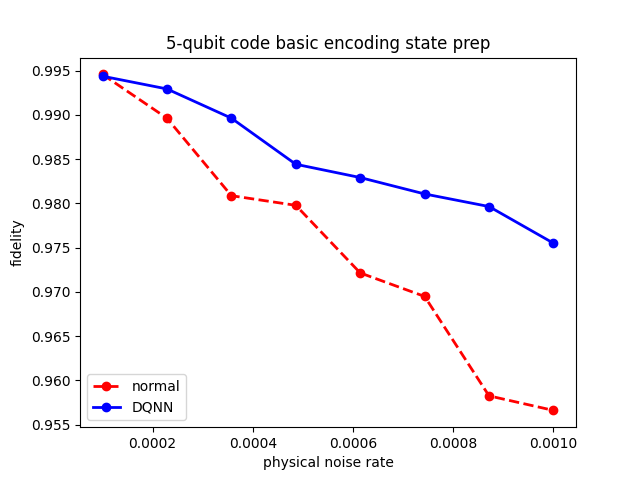

Recreate this plot in Python.
# -*- coding: utf-8 -*-
"""
Created on Fri Jan 12 09:55:03 2024

@author: q999s
"""

'''
Exam11:
    后端：aer_simulator模拟
    噪声：退极化噪声模型(包括门及测量)
    电路：
        1. (5-qubit 纠错码制备及纠错过程) + ([4,1,4]有噪声训练 DQNN辅助态制备) 
             + (已训练的RealAmplitudes regular term)
        2. (5-qubit 纠错码制备及纠错过程) + 有纠错cat state制备电路
    目的：相比传统带纠正意义的cat state，体现DQNN辅助态的优势（保真度，逻辑错误率）
    输出：实验图片
    结果分析：在这种公平环境下，给出的结果分析具有明显差异性
    备注：五量子比特纠错码编码电路及纠错码来自于Stac软件包生成
'''
from qiskit import QuantumCircuit, QuantumRegister, ClassicalRegister
from qiskit import Aer
from qiskit.quantum_info import Statevector
from UserDefined_noise_model import depo_err_model
from qiskit import execute
from tools import count_leftmost_bits_percentage
import matplotlib.pyplot as plt
import numpy as np
import math

def Encoding():
    # Build a Encoding-circuit
    q_in = QuantumRegister(5)
    circ = QuantumCircuit(q_in, name='Encoding')
    
    circ.h(q_in[0])
    circ.cz(q_in[0],q_in[1])
    circ.cz(q_in[0],q_in[3])
    circ.cx(q_in[0],q_in[4])
    circ.cz(q_in[0],q_in[4])
    
    circ.h(q_in[1])
    circ.cz(q_in[1],q_in[2])
    circ.cz(q_in[1],q_in[3])
    circ.cx(q_in[1],q_in[4])    
    
    circ.h(q_in[2])
    circ.cz(q_in[2],q_in[0])
    circ.cz(q_in[2],q_in[1])
    circ.cx(q_in[2],q_in[4]) 
    
    circ.h(q_in[3])
    circ.cz(q_in[3],q_in[0])
    circ.cz(q_in[3],q_in[2])
    circ.cx(q_in[3],q_in[4])  
    circ.cz(q_in[3],q_in[4])
    
    qc_instru = circ.to_instruction()
    
    return qc_instru

def DQNN_cat_state():
    # 需要配备5个量子比特
    matrix_list = np.load("Noise_training_network.npz")
    # load DQNN model
    weight_mat = list(matrix_list.values())
    q_in = QuantumRegister(4)
    q_hidden = QuantumRegister(1)
    c_in = ClassicalRegister(4)
    c_hidden = ClassicalRegister(1)
    
    circ = QuantumCircuit(q_in, q_hidden, c_in, c_hidden,name='DQNN_cat')
    # 第一层计算
    # 直接制备cat state
    circ.h(q_in[0])
    circ.cx(q_in[0],q_in[1])
    circ.cx(q_in[0],q_in[2])
    circ.cx(q_in[0],q_in[3])  
    # 施加当前权重矩阵
    circ.unitary(weight_mat[0],[q_hidden[0], q_in[0],q_in[1],q_in[2],q_in[3]])
    # 测量去除前一层    
    circ.measure(q_in,c_in)
    circ.reset(q_in)   
    # 第二层计算
    circ.unitary(weight_mat[1], [q_in[0],q_in[1],q_in[2],q_in[3], q_hidden[0]])
    circ.unitary(weight_mat[2], [q_in[0],q_in[1],q_in[2],q_in[3], q_hidden[0]])
    circ.unitary(weight_mat[3], [q_in[0],q_in[1],q_in[2],q_in[3], q_hidden[0]])
    circ.unitary(weight_mat[4], [q_in[0],q_in[1],q_in[2],q_in[3], q_hidden[0]])

    # 测量去除前一层
    circ.measure(q_hidden[0],c_hidden)
    
    circ_instru = circ.to_instruction()
    
    return circ_instru

def cat_state():
    q_in = QuantumRegister(7)
    syn = ClassicalRegister(3)
    circ = QuantumCircuit(q_in, syn, name='cat')
    # 直接制备cat state
    circ.h(q_in[0])
    circ.cx(q_in[0],q_in[1])
    circ.cx(q_in[0],q_in[2])
    circ.cx(q_in[0],q_in[3]) 
    
    #对该cat使用非容错稳定子测量
    circ.cx(q_in[0],q_in[4])
    circ.cx(q_in[1],q_in[4])
    
    circ.cx(q_in[0],q_in[5])
    circ.cx(q_in[2],q_in[5])
    
    circ.cx(q_in[0],q_in[6])
    circ.cx(q_in[3],q_in[6])
    
    circ.measure([q_in[4],q_in[5],q_in[6]], syn)
    for i in [4,5,6]:
        circ.reset(q_in[i])
        
    with circ.switch(syn) as case:
        # X-error
        with case(7):
            circ.x(q_in[0])
        with case(1):
            circ.x(q_in[1])
        with case(2):
            circ.x(q_in[2])
        with case(4):
            circ.x(q_in[3]) 
            
    circ_instru = circ.to_instruction()
    
    return circ_instru

def cat_state_measure():
    q_in = QuantumRegister(4)
    syn = ClassicalRegister(1)
    circ = QuantumCircuit(q_in,syn,name='cat')
    # 还原cat state
    circ.cx(q_in[0],q_in[3]) 
    circ.cx(q_in[0],q_in[2])
    circ.cx(q_in[0],q_in[1])
    circ.h(q_in[0])
    
    circ.measure(q_in[0], syn)
    for i in range(4):
        circ.reset(q_in[i])
    
    circ_instru = circ.to_instruction()
    
    return circ_instru

def ideal_output():
    s_in = Statevector.from_label('00000')
    Encoding_circ = Encoding()
    
    q_in = QuantumRegister(5)
    circ = QuantumCircuit(q_in)
    circ.append(Encoding_circ, q_in) 
    
    s_out = s_in.evolve(circ).probabilities()
    target_s = [np.abs(math.sqrt(item)) for item in s_out]
    
    return target_s
      
def syndrome_measure_cat(err_list):
    
    q_in = QuantumRegister(12)
    temp1 = ClassicalRegister(3)
    temp2 = ClassicalRegister(3)
    temp3 = ClassicalRegister(3)
    temp4 = ClassicalRegister(3)
    
    syn = ClassicalRegister(4)
    
    final = ClassicalRegister(5)
    circ = QuantumCircuit(q_in, temp1, temp2, temp3, temp4,
                          syn, final, name='syndrome_cat')
    Encoding_circ = Encoding()
    syn_measure = cat_state_measure()
    # 编码过程
    circ.append(Encoding_circ,q_in[0:5])
    
    # 稳定子测量
    # X0Z1Z2X3
    circ.h(q_in[5])
    circ.cx(q_in[5],q_in[6])
    circ.cx(q_in[5],q_in[7])
    circ.cx(q_in[5],q_in[8]) 
    
    #对该cat使用非容错稳定子测量
    circ.cx(q_in[5],q_in[9])
    circ.cx(q_in[6],q_in[9])
    
    circ.cx(q_in[5],q_in[10])
    circ.cx(q_in[7],q_in[10])
    
    circ.cx(q_in[5],q_in[11])
    circ.cx(q_in[8],q_in[11])
    
    circ.measure([q_in[9],q_in[10],q_in[11]], temp1)
    for i in [9,10,11]:
        circ.reset(q_in[i])
        
    with circ.switch(temp1) as case:
        # X-error
        with case(7):
            circ.x(q_in[5])
        with case(1):
            circ.x(q_in[6])
        with case(2):
            circ.x(q_in[7])
        with case(4):
            circ.x(q_in[8]) 
            
    circ.cx(q_in[5], q_in[0])
    circ.cz(q_in[6], q_in[1])
    circ.cz(q_in[7], q_in[2])
    circ.cx(q_in[8], q_in[3])
    circ.append(syn_measure,q_in[5:9],[syn[0]])
    
    # X1Z2Z3X4
    circ.h(q_in[5])
    circ.cx(q_in[5],q_in[6])
    circ.cx(q_in[5],q_in[7])
    circ.cx(q_in[5],q_in[8]) 
    
    #对该cat使用非容错稳定子测量
    circ.cx(q_in[5],q_in[9])
    circ.cx(q_in[6],q_in[9])
    
    circ.cx(q_in[5],q_in[10])
    circ.cx(q_in[7],q_in[10])
    
    circ.cx(q_in[5],q_in[11])
    circ.cx(q_in[8],q_in[11])
    
    circ.measure([q_in[9],q_in[10],q_in[11]], temp2)
    for i in [9,10,11]:
        circ.reset(q_in[i])
        
    with circ.switch(temp1) as case:
        # X-error
        with case(7):
            circ.x(q_in[5])
        with case(1):
            circ.x(q_in[6])
        with case(2):
            circ.x(q_in[7])
        with case(4):
            circ.x(q_in[8]) 
            
    circ.cx(q_in[5], q_in[1])
    circ.cz(q_in[6], q_in[2])
    circ.cz(q_in[7], q_in[3])
    circ.cx(q_in[8], q_in[4])
    circ.append(syn_measure,q_in[5:9],[syn[1]])

    # X0X2Z3Z4
    circ.h(q_in[5])
    circ.cx(q_in[5],q_in[6])
    circ.cx(q_in[5],q_in[7])
    circ.cx(q_in[5],q_in[8]) 
    
    #对该cat使用非容错稳定子测量
    circ.cx(q_in[5],q_in[9])
    circ.cx(q_in[6],q_in[9])
    
    circ.cx(q_in[5],q_in[10])
    circ.cx(q_in[7],q_in[10])
    
    circ.cx(q_in[5],q_in[11])
    circ.cx(q_in[8],q_in[11])
    
    circ.measure([q_in[9],q_in[10],q_in[11]], temp3)
    for i in [9,10,11]:
        circ.reset(q_in[i])
        
    with circ.switch(temp1) as case:
        # X-error
        with case(7):
            circ.x(q_in[5])
        with case(1):
            circ.x(q_in[6])
        with case(2):
            circ.x(q_in[7])
        with case(4):
            circ.x(q_in[8]) 
            
    circ.cx(q_in[5], q_in[0])
    circ.cx(q_in[6], q_in[2])
    circ.cz(q_in[7], q_in[3])
    circ.cz(q_in[8], q_in[4])
    circ.append(syn_measure,q_in[5:9],[syn[2]])
    
    # Z0X1X3Z4
    circ.h(q_in[5])
    circ.cx(q_in[5],q_in[6])
    circ.cx(q_in[5],q_in[7])
    circ.cx(q_in[5],q_in[8]) 
    
    #对该cat使用非容错稳定子测量
    circ.cx(q_in[5],q_in[9])
    circ.cx(q_in[6],q_in[9])
    
    circ.cx(q_in[5],q_in[10])
    circ.cx(q_in[7],q_in[10])
    
    circ.cx(q_in[5],q_in[11])
    circ.cx(q_in[8],q_in[11])
    
    circ.measure([q_in[9],q_in[10],q_in[11]], temp4)
    for i in [9,10,11]:
        circ.reset(q_in[i])
        
    with circ.switch(temp1) as case:
        # X-error
        with case(7):
            circ.x(q_in[5])
        with case(1):
            circ.x(q_in[6])
        with case(2):
            circ.x(q_in[7])
        with case(4):
            circ.x(q_in[8]) 
            
    circ.cz(q_in[5], q_in[0])
    circ.cx(q_in[6], q_in[1])
    circ.cx(q_in[7], q_in[3])
    circ.cz(q_in[8], q_in[4])
    circ.append(syn_measure,q_in[5:9],[syn[3]])
    
    # Match Decoding process
    with circ.switch(syn) as case:
        # X-error
        with case(8):
            circ.x(q_in[0])
        with case(1):
            circ.x(q_in[1])
        with case(3):
            circ.x(q_in[2])
        with case(6):
            circ.x(q_in[3])            
        with case(12):
            circ.x(q_in[4])
        # Z-error
        with case(5):
            circ.z(q_in[0])
        with case(10):
            circ.z(q_in[1])
        with case(4):
            circ.z(q_in[2])
        with case(9):
            circ.z(q_in[3])            
        with case(2):
            circ.z(q_in[4])
        # Y-error
        with case(13):
            circ.z(q_in[0])
        with case(11):
            circ.z(q_in[1])
        with case(7):
            circ.z(q_in[2])
        with case(15):
            circ.z(q_in[3])            
        with case(14):
            circ.z(q_in[4])
        with case(case.DEFAULT):
            circ.id(q_in[0])   
                      
    circ.measure(q_in[0:5], final)
    
    fidelity = []
    # 单轮纠错，开始执行电路
    for err in err_list:
        noise_model, _ = depo_err_model(err,1)
        counts = execute(circ, Aer.get_backend('aer_simulator'), 
                      noise_model=noise_model,shots = 8192).result().get_counts()
        # 
        output_s = count_leftmost_bits_percentage(counts) 
        ideal_s = ideal_output()
        res = np.inner(output_s, ideal_s)**2 
        fidelity.append(res)
        
    return fidelity

def syndrome_measure_DQNN_cat(err_list):
    
    q_in = QuantumRegister(11)
    temp = ClassicalRegister(20)
    syn1 = ClassicalRegister(4)
    syn2 = ClassicalRegister(4)
    syn3 = ClassicalRegister(4)
    syn4 = ClassicalRegister(4)
    syn = ClassicalRegister(4)
    final = ClassicalRegister(5)
    circ = QuantumCircuit(q_in, temp, syn1, syn2, syn3, syn4, 
                          syn, final, name='syndrome_cat')
    Encoding_circ = Encoding()
    anci_prep = DQNN_cat_state()
    
    # 编码过程
    circ.append(Encoding_circ,q_in[0:5])
    
    # 稳定子测量
    # X0Z1Z2X3
    circ.append(anci_prep,q_in[5:10],temp[0:5])
    circ.cx(q_in[5], q_in[0])
    circ.cz(q_in[6], q_in[1])
    circ.cz(q_in[7], q_in[2])
    circ.cx(q_in[8], q_in[3])
    circ.measure(q_in[5:9], syn1)
    for i in [5,6,7,8,9]:
        circ.reset(q_in[i])
    
    # X1Z2Z3X4
    circ.append(anci_prep,q_in[5:10],temp[5:10])
    circ.cx(q_in[5], q_in[1])
    circ.cz(q_in[6], q_in[2])
    circ.cz(q_in[7], q_in[3])
    circ.cx(q_in[8], q_in[4])
    circ.measure(q_in[5:9], syn1)
    for i in [5,6,7,8,9]:
        circ.reset(q_in[i])
        
    # X0X2Z3Z4
    circ.append(anci_prep,q_in[5:10],temp[10:15])
    circ.cx(q_in[5], q_in[0])
    circ.cx(q_in[6], q_in[2])
    circ.cz(q_in[7], q_in[3])
    circ.cz(q_in[8], q_in[4])
    circ.measure(q_in[5:9], syn1)
    for i in [5,6,7,8,9]:
        circ.reset(q_in[i])
        
    # Z0X1X3Z4
    circ.append(anci_prep,q_in[5:10],temp[15:20])
    circ.cz(q_in[5], q_in[0])
    circ.cx(q_in[6], q_in[1])
    circ.cx(q_in[7], q_in[3])
    circ.cz(q_in[8], q_in[4])
    circ.measure(q_in[5:9], syn1)
    for i in [5,6,7,8,9]:
        circ.reset(q_in[i])
   
    # 记录测量结果
    with circ.switch(syn1) as case:
        with case(1,2,4,8):
            circ.x(q_in[5])
        with case(7,11,13,14):
            circ.x(q_in[5])
        with case(case.DEFAULT):
            circ.id(q_in[5])

    with circ.switch(syn2) as case:
        with case(1,2,4,8):
            circ.x(q_in[6])
        with case(7,11,13,14):
            circ.x(q_in[6])
        with case(case.DEFAULT):
            circ.id(q_in[6])

    with circ.switch(syn3) as case:
        with case(1,2,4,8):
            circ.x(q_in[7])
        with case(7,11,13,14):
            circ.x(q_in[7])
        with case(case.DEFAULT):
            circ.id(q_in[7])

    with circ.switch(syn4) as case:
        with case(1,2,4,8):
            circ.x(q_in[8])
        with case(7,11,13,14):
            circ.x(q_in[8])
        with case(case.DEFAULT):
            circ.id(q_in[8])  
            
    circ.measure([q_in[5], q_in[6],q_in[7],q_in[8]], syn)
    
    # Match Decoding process
    with circ.switch(syn) as case:
        # X-error
        with case(8):
            circ.x(q_in[0])
        with case(1):
            circ.x(q_in[1])
        with case(3):
            circ.x(q_in[2])
        with case(6):
            circ.x(q_in[3])            
        with case(12):
            circ.x(q_in[4])
        # Z-error
        with case(5):
            circ.z(q_in[0])
        with case(10):
            circ.z(q_in[1])
        with case(4):
            circ.z(q_in[2])
        with case(9):
            circ.z(q_in[3])            
        with case(2):
            circ.z(q_in[4])
        # Y-error
        with case(13):
            circ.z(q_in[0])
        with case(11):
            circ.z(q_in[1])
        with case(7):
            circ.z(q_in[2])
        with case(15):
            circ.z(q_in[3])            
        with case(14):
            circ.z(q_in[4])
        with case(case.DEFAULT):
            circ.id(q_in[0])                    
      
    circ.measure(q_in[0:5], final)
    
    fidelity = []
    # 单轮纠错，开始执行电路
    for err in err_list:
        noise_model, _ = depo_err_model(err,1)
        counts = execute(circ, Aer.get_backend('aer_simulator'), 
                      noise_model=noise_model,shots = 8192).result().get_counts()
        # 
        output_s = count_leftmost_bits_percentage(counts) 
        ideal_s = ideal_output()
        res = np.inner(output_s, ideal_s)**2 
        fidelity.append(res)
    return fidelity
   

err_list = np.linspace(0.0001, 0.001, 8)
'''
fidelity1 = syndrome_measure_cat(err_list)
fidelity2 = syndrome_measure_DQNN_cat(err_list) 
'''

fidelity1 = [0.9945789712572635, 0.9896294125671314, 0.9808754464307068, 0.9797856781728047, 0.9721488702425779, 0.9694909129897481, 0.9582583146742873, 0.9566149278003392]
fidelity2 = [0.9943761493205417, 0.992936258554547, 0.9896347447845483, 0.9844258881435289, 0.9829249801643681, 0.9810715170575233, 0.9796483083452208, 0.9755075577364722]

plt.plot(err_list, fidelity1, color="red", linestyle="dashed", linewidth=2, marker="o", label="normal")

plt.plot(err_list, fidelity2, color="blue", linestyle="solid", linewidth=2, marker="o", label="DQNN")

# 显示legend，位置为右上角
plt.legend(loc=3)

plt.xlabel("physical noise rate")
plt.ylabel("fidelity")
plt.title("5-qubit code basic encoding state prep")
plt.show()
